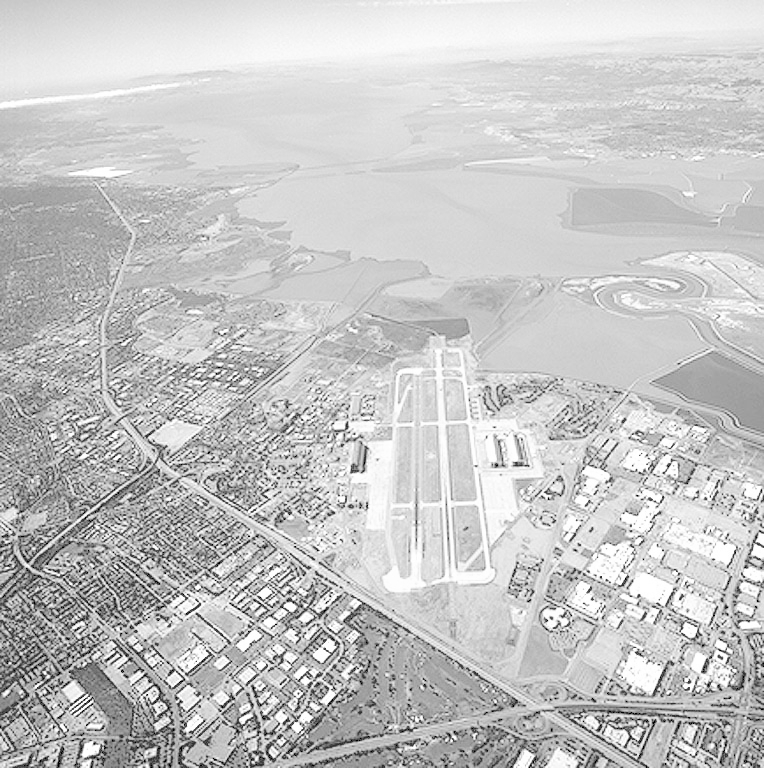
%> input picture trunk/Matlab/10.jpg, 764 x 768 px
$ octave --eval "result = specxture(imread('10.jpg'));"   (GNU Octave 9; MATLAB toolbox functions it lacks are replaced by stand-ins)
%> lines starting %> are read from the running program, lines starting %| are printed output that depends on the picture
### trunk/Matlab/intline.m
function [x, y] = intline(x1, x2, y1, y2)
%INTLINE Integer-coordinate line drawing algorithm.
%  [X, Y] = INTLINE(X1, X2, Y1, Y2) computes an
%  approximation to the line segment joining (X1, Y1) and
%  (X2, Y2) with integer coordinates.  X1, X2, Y1, and Y2
%  should be integers.  INTLINE is reversible; that is,
%  INTLINE(X1, X2, Y1, Y2) produces the same results as
%  FLIPUD(INTLINE(X2, X1, Y2, Y1)).

%   Copyright 1993-2002 The MathWorks, Inc.  Used with permission.
%   $Revision: 1.4 $  $Date: 2003/11/21 14:38:20 $

dx = abs(x2 - x1);
dy = abs(y2 - y1);

% Check for degenerate case.
if ((dx == 0) & (dy == 0))
   x = x1;
   y = y1;
  return;
end

flip = 0;
if (dx >= dy)
   if (x1 > x2)
      % Always "draw" from left to right.
      t = x1; x1 = x2; x2 = t;
      t = y1; y1 = y2; y2 = t;
      flip = 1;
   end
   m = (y2 - y1)/(x2 - x1);
   x = (x1:x2).';
   y = round(y1 + m*(x - x1));
else
   if (y1 > y2)
      % Always "draw" from bottom to top.
      t = x1; x1 = x2; x2 = t;
      t = y1; y1 = y2; y2 = t;
      flip = 1;
   end
   m = (x2 - x1)/(y2 - y1);
   y = (y1:y2).';
   x = round(x1 + m*(y - y1));
end

if (flip)
   x = flipud(x);
   y = flipud(y);
end

### trunk/Matlab/specxture.m
function [srad, sang, S] = specxture(f);
%SPECXTURE Computes spectral texture of an image.
%   [SRAD, SANG, S] = SPECXTURE(F) computes SRAD, the spectral energy
%   distribution as a function of radius from the center of the
%   spectrum, SANG, the spectral energy distribution as a function of
%   angle for 0 to 180 degrees in increments of 1 degree, and S =
%   log(1 + spectrum of f), normalized to the range [0, 1]. The
%   maximum value of radius is min(M,N), where M and N are the number
%   of rows and columns of image (region) f. Thus, SRAD is a row
%   vector of length = (min(M, N)/2) - 1; and SANG is a row vector of
%   length 180.

%   Copyright 2002-2004 R. C. Gonzalez, R. E. Woods, & S. L. Eddins
%   Digital Image Processing Using MATLAB, Prentice-Hall, 2004
%   $Revision: 1.7 $  $Date: 2003/11/21 14:48:47 $

% Obtain the centered spectrum, S, of f. The variables of S are
% (u, v), running from 1:M and 1:N, with the center (zero frequency)
% at [M/2 + 1, N/2 + 1] (see Chapter 4).
S = fftshift(fft2(f));
S = abs(S);
[M, N] = size(S);
%> M = 768; N = 764
x0 = M/2 + 1;
%> x0 = 385
y0 = N/2 + 1;
%> y0 = 383

% Maximum radius that guarantees a circle centered at (x0, y0) that
% does not exceed the boundaries of S.
rmax = min(M, N)/2 - 1;
%> rmax = 381

% Compute srad.
srad = zeros(1, rmax);
srad(1) = S(x0, y0);
for r = 2:rmax
   [xc, yc] = halfcircle(r, x0, y0);
   srad(r) = sum(S(sub2ind(size(S), xc, yc)));
end
%> after the loop, srad = 381 values, max 261428073.1 at index 2, min 959322.4 at index 353, mean 8205817.8

% Compute sang.
[xc, yc] = halfcircle(rmax, x0, y0);
sang = zeros(1, length(xc));
for a = 1:length(xc)
   [xr, yr] = radial(x0, y0, xc(a), yc(a));
   sang(a) = sum(S(sub2ind(size(S), xr, yr)));
end
%> after the loop, sang = 180 values, max 162571963.8 at index 90, min 127540746 at index 46, mean 133874921.9

% Output the log of the spectrum for easier viewing, scaled to the
% range [0, 1].
S = mat2gray(log(1 + S));
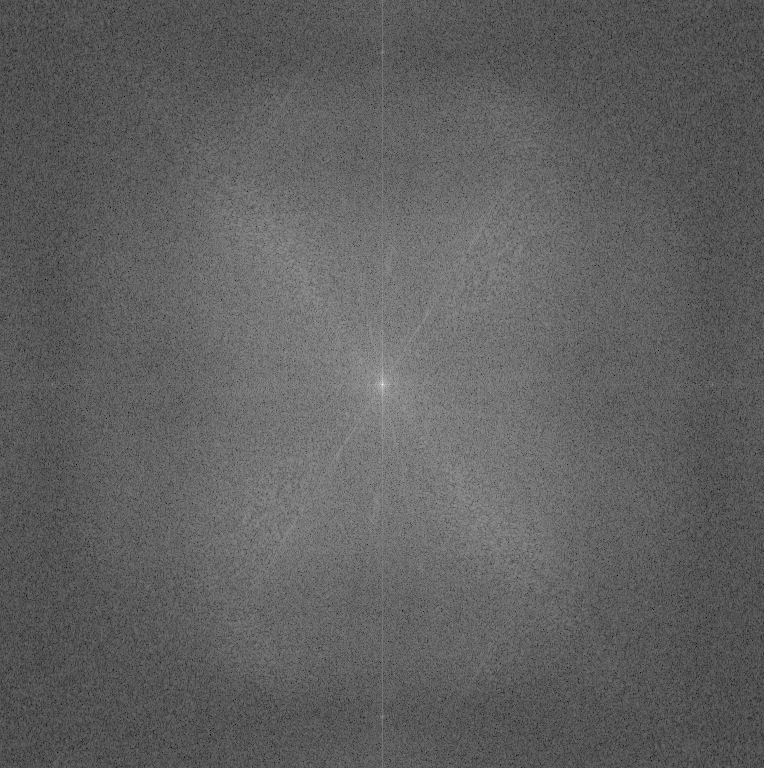
%> S: size 768x764 double; min 0, max 1, mean 0.379
%> `result = specxture(imread('10.jpg'));`: result has the same summary as srad in specxture

%-------------------------------------------------------------------%
function [xc, yc] = halfcircle(r, x0, y0)
%   Computes the integer coordinates of a half circle of radius r and
%   center at (x0,y0) using one degree increments.
%
%   Goes from 91 to 270 because we want the half circle to be in the
%   region defined by top right and top left quadrants, in the
%   standard image coordinates.

theta=91:270;
theta = theta*pi/180;
[xc, yc] = pol2cart(theta, r);
xc = round(xc)' + x0; % Column vector.
yc = round(yc)' + y0;

%-------------------------------------------------------------------%
function [xr, yr] = radial(x0, y0, x, y);
%   Computes the coordinates of a straight line segment extending
%   from (x0, y0) to (x, y).
%
%   Based on function intline.m.  xr and yr are returned as column
%   vectors.

[xr, yr] = intline(x0, x, y0, y);

$ run again, on trunk/Matlab/11.jpg
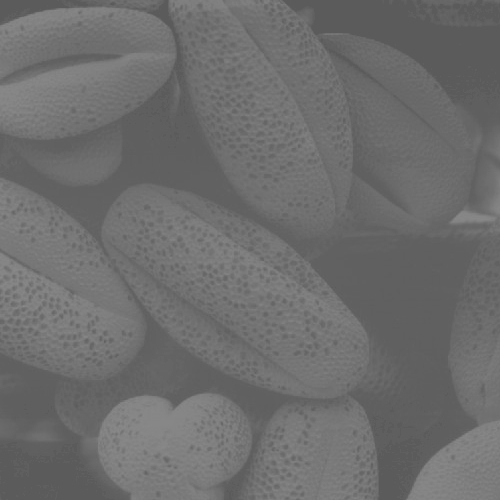
%> input picture trunk/Matlab/11.jpg, 500 x 500 px
%> after the loop in specxture, `for r = 2:rmax`: srad = 249 values, max 53776256.8 at index 3, min 63542.3 at index 239, mean 1517997.3
%> after the loop in specxture, `for a = 1:length(xc)`: sang = 180 values, max 30195334.1 at index 90, min 28617610.8 at index 136, mean 29306843.7
%> in specxture, `S = mat2gray(log(1 + S));`:
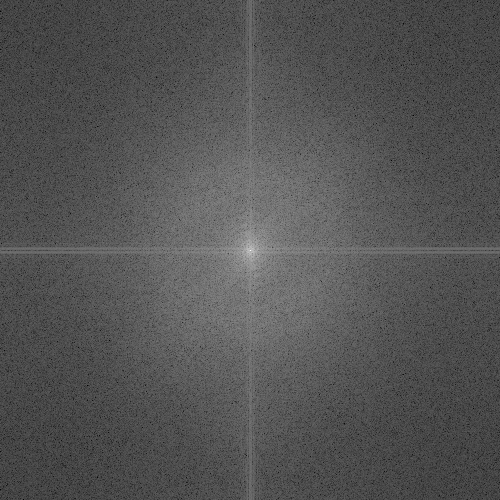
%> S: size 500x500 double; min 0, max 1, mean 0.33
%> result has the same summary as srad in specxture

$ run again, on trunk/Matlab/12.jpg
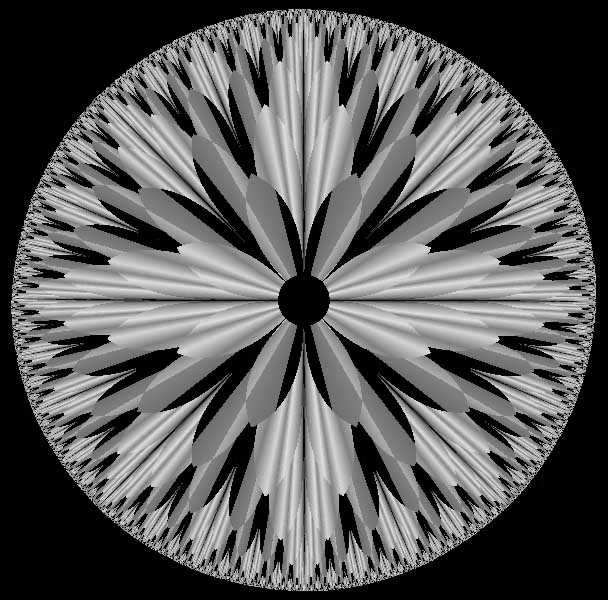
%> input picture trunk/Matlab/12.jpg, 608 x 600 px
%> after the loop in specxture, `for r = 2:rmax`: srad = 299 values, max 322228230 at index 2, min 1414990 at index 290, mean 10968075.6
%> after the loop in specxture, `for a = 1:length(xc)`: sang = 180 values, max 70277413.1 at index 90, min 46109133.1 at index 132, mean 53850698.8
%> in specxture, `S = mat2gray(log(1 + S));`:
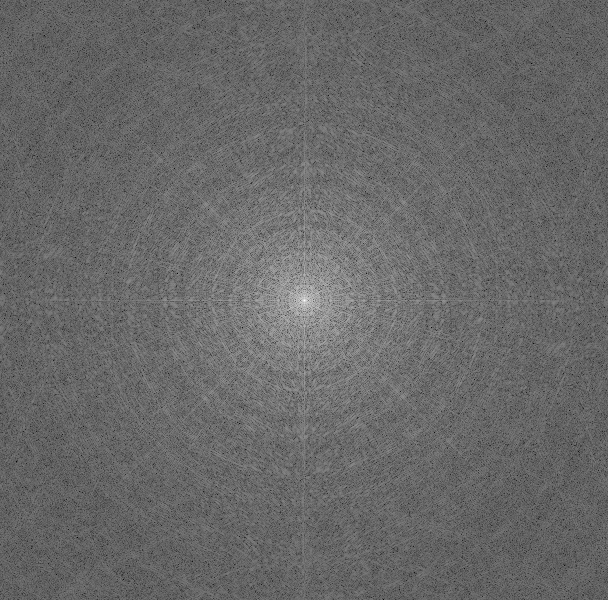
%> S: size 600x608 double; min 0, max 1, mean 0.41
%> result has the same summary as srad in specxture
